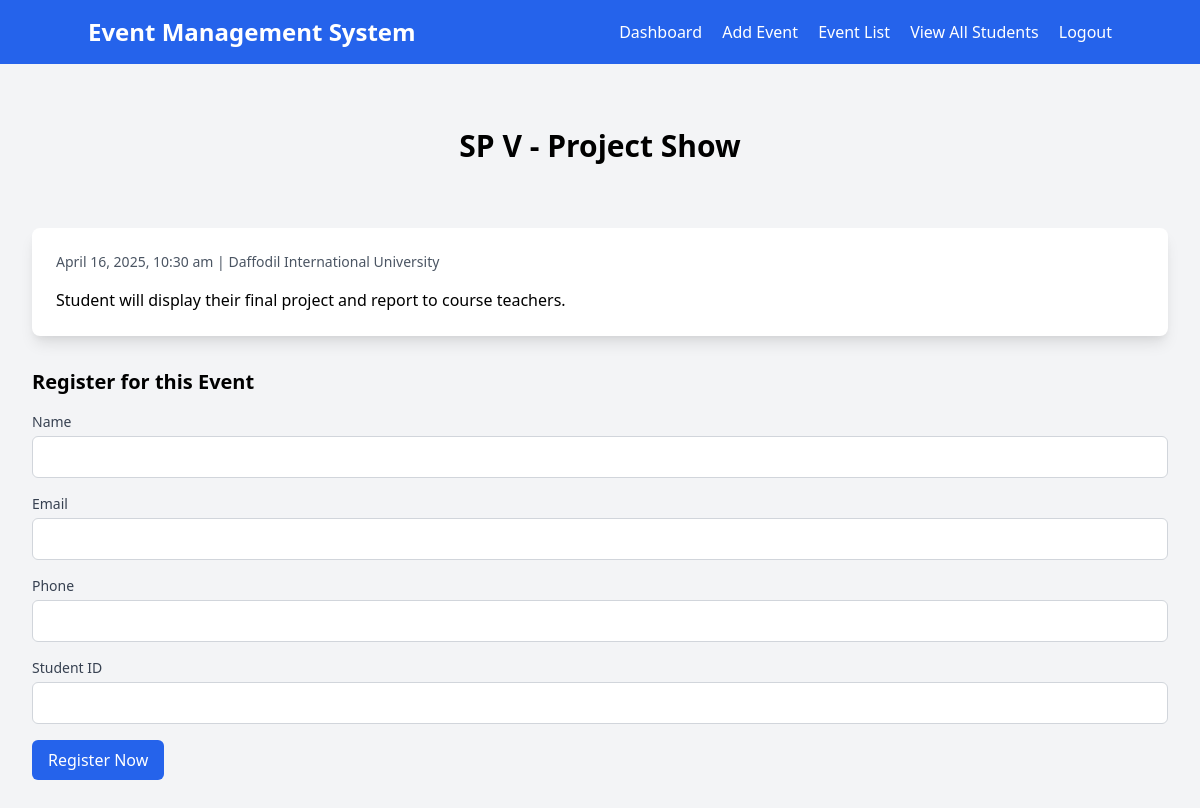
The page /admin/view_event.php?id=1 on the database its author committed.
### tables this page shows
CREATE TABLE `events` (
  `id` int(11) NOT NULL,
  `title` varchar(255) NOT NULL,
  `date` datetime NOT NULL,
  `location` varchar(255) NOT NULL,
  `description` text NOT NULL
);

### admin/view_event.php (the view, shortened to what this page needs)
<?php
include('includes/db.php');
if (isset($_GET['id']) && is_numeric($_GET['id'])) {
    $event_id = $_GET['id'];
} else {
    die("Invalid event ID.");
}
$sql_event = "SELECT * FROM events WHERE id = ?";
$stmt = $conn->prepare($sql_event);
$stmt->bind_param("i", $event_id);
$stmt->execute();
$event_result = $stmt->get_result();
if ($event_result->num_rows > 0) {
    $event = $event_result->fetch_assoc();
} else {
    die("Event not found.");
}
$registration_success = false;
?>
<!DOCTYPE html>
<html lang="en">
<head>
    <link href="https://cdn.jsdelivr.net/npm/tailwindcss@2.0.3/dist/tailwind.min.css" rel="stylesheet">
</head>
<body class="bg-gray-100">
    <?php include('includes/navbar.php'); ?>
    <header class="text-center pt-16 pb-8">
        <h1 class="text-3xl font-bold"><?= htmlspecialchars($event['title']) ?></h1>
    </header>
    <main class="pt-8 pb-8 px-4 sm:px-6 lg:px-8 max-w-screen-xl mx-auto">
        <div class="bg-white p-6 rounded-lg shadow-lg mb-8">
            <p class="text-sm text-gray-600"><?= date("F j, Y, g:i a", strtotime($event['date'])) ?> | <?= htmlspecialchars($event['location']) ?></p>
            <p class="mt-4"><?= nl2br(htmlspecialchars($event['description'])) ?></p>
        </div>
        <?php if (!$registration_success): ?>
            <h2 class="text-xl font-semibold mb-4">Register for this Event</h2>
            <form action="view_event.php?id=<?= $event['id'] ?>" method="POST">
                <div class="mb-4">
                    <label for="name" class="block text-sm font-medium text-gray-700">Name</label>
                    <input type="text" name="name" class="mt-1 block w-full px-3 py-2 border border-gray-300 rounded-md" required>
                </div>
                <div class="mb-4">
                    <label for="email" class="block text-sm font-medium text-gray-700">Email</label>
                    <input type="email" name="email" class="mt-1 block w-full px-3 py-2 border border-gray-300 rounded-md" required>
                </div>
                <div class="mb-4">
                    <label for="phone" class="block text-sm font-medium text-gray-700">Phone</label>
                    <input type="text" name="phone" class="mt-1 block w-full px-3 py-2 border border-gray-300 rounded-md" required>
                </div>
                <div class="mb-4">
                    <label for="student_id" class="block text-sm font-medium text-gray-700">Student ID</label>
                    <input type="text" name="student_id" class="mt-1 block w-full px-3 py-2 border border-gray-300 rounded-md" required>
                </div>
                <button type="submit" class="bg-blue-600 text-white py-2 px-4 rounded-md">Register Now</button>
            </form>
        <?php endif; ?>
    </main>
</body>
</html>

### rows shown on the page
events: title "SP V - Project Show", date "April 16, 2025, 10:30 am", location "Daffodil International University", description "Student will display their final project and report to course teachers."
